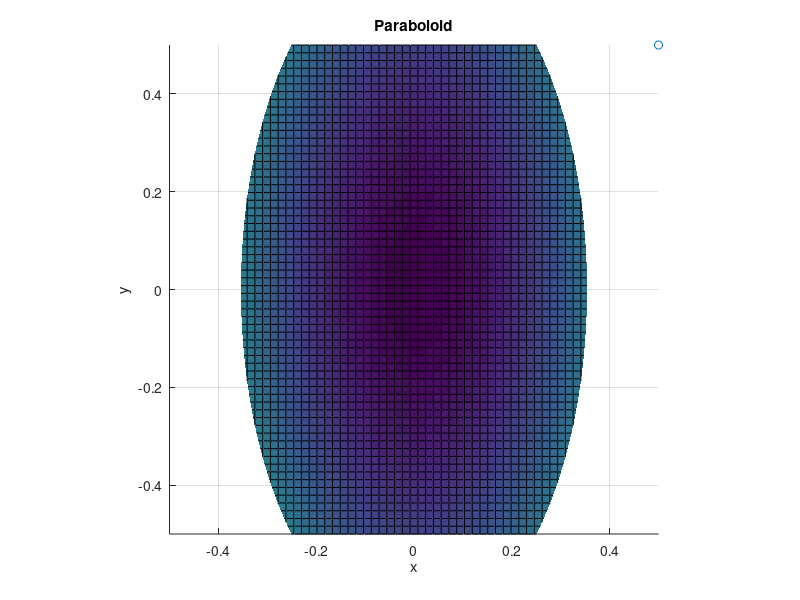
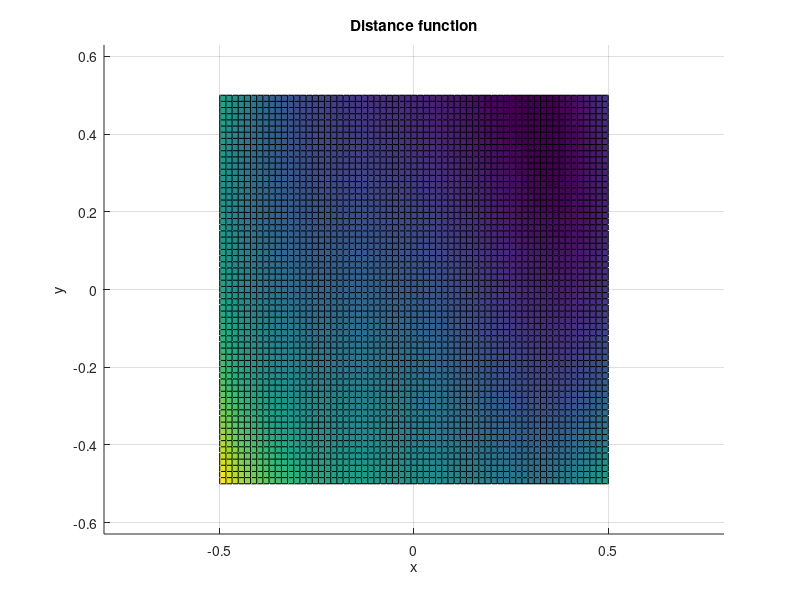

Write the MATLAB code that produced these figures, in order.
% Modeling the distance function from a 3D query point to a paraboloid.
a = 4; b = 1;		% Paraboloid coefficients.
p = [0.5,0.5,0.5];		% Query point.

% The paraboloid.
f = @(u,v) a*u.^2 + b*v.^2;

% The distance function.
D = @(u,v) 0.5 * ((u-p(1)).^2 + (v-p(2)).^2 + (a*u.^2 + b*v.^2 - p(3)).^2);

[U,V] = meshgrid( linspace( -0.5, 0.5, 64 ) );
Z = f( U, V );
figure;
hold on;
surf(U, V, Z);
plot3(p(1), p(2), p(3), "o");
pStar = [0.311190426, 0.434147127, f(0.311190426, 0.434147127)];
plot3(pStar(1), pStar(2), pStar(3), "o");
plot3([p(1), pStar(1)], [p(2), pStar(2)], [p(3), pStar(3)], "-");
xlabel( "x" );
ylabel( "y" );
zlabel( "z" );
axis equal;
xlim([-0.5, 0.5]);
ylim([-0.5, 0.5]);
zlim([-0.5, 0.5]);
title( "Paraboloid" );
rotate3d on;
grid on;
hold off;

Z = D( U, V );
figure;
hold on;
surf(U, V, Z);
xlabel( "x" );
ylabel( "y" );
zlabel( "z" );
axis equal;
%zlim([-0.5, 1.5]);
title( "Distance function" );
rotate3d on;
grid on;
hold off;